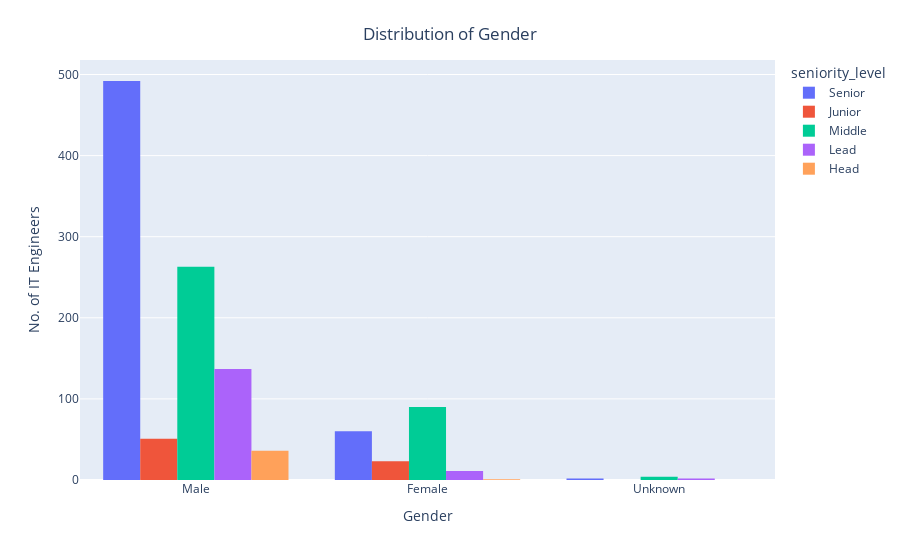

The notebook cell saved with this chart:
### Code cell
fig = px.histogram(df, x= 'gender', orientation= 'v', color= 'seniority_level', barmode= 'group')
fig.update_layout({'title': {'text': 'Distribution of Gender', 'x': 0.5, 'y': 0.95}, 'xaxis': {'title': {'text': 'Gender'}}, 'yaxis': {'title': {'text': 'No. of IT Engineers'}}})
fig.show()

### Figure 1 — Plotly figure (JSON) as saved in the notebook; plotly's stock layout.template omitted (floating-point values rounded to 4 significant figures; data arrays with more than 128 entries replaced by an {"elided": "..."} marker saying what was removed)
{"data": [{"alignmentgroup": "True", "bingroup": "x", "hovertemplate": "seniority_level=Senior<br>gender=%{x}<br>count=%{y}<extra></extra>", "legendgroup": "Senior", "marker": {"color": "#636efa", "pattern": {"shape": ""}}, "name": "Senior", "offsetgroup": "Senior", "orientation": "v", "showlegend": true, "type": "histogram", "x": {"elided": "554 str values"}, "xaxis": "x", "yaxis": "y"}, {"alignmentgroup": "True", "bingroup": "x", "hovertemplate": "seniority_level=Junior<br>gender=%{x}<br>count=%{y}<extra></extra>", "legendgroup": "Junior", "marker": {"color": "#EF553B", "pattern": {"shape": ""}}, "name": "Junior", "offsetgroup": "Junior", "orientation": "v", "showlegend": true, "type": "histogram", "x": ["Male", "Female", "Female", "Male", "Male", "Male", "Male", "Male", "Male", "Male", "Female", "Male", "Female", "Female", "Male", "Male", "Male", "Male", "Male", "Female", "Male", "Female", "Female", "Male", "Male", "Male", "Male", "Male", "Male", "Female", "Male", "Male", "Female", "Male", "Female", "Male", "Male", "Female", "Female", "Female", "Female", "Male", "Female", "Male", "Female", "Female", "Male", "Male", "Male", "Male", "Male", "Male", "Male", "Male", "Male", "Male", "Male", "Male", "Female", "Male", "Male", "Male", "Female", "Female", "Male", "Male", "Male", "Male", "Male", "Male", "Male", "Female", "Male", "Female"], "xaxis": "x", "yaxis": "y"}, {"alignmentgroup": "True", "bingroup": "x", "hovertemplate": "seniority_level=Middle<br>gender=%{x}<br>count=%{y}<extra></extra>", "legendgroup": "Middle", "marker": {"color": "#00cc96", "pattern": {"shape": ""}}, "name": "Middle", "offsetgroup": "Middle", "orientation": "v", "showlegend": true, "type": "histogram", "x": {"elided": "357 str values"}, "xaxis": "x", "yaxis": "y"}, {"alignmentgroup": "True", "bingroup": "x", "hovertemplate": "seniority_level=Lead<br>gender=%{x}<br>count=%{y}<extra></extra>", "legendgroup": "Lead", "marker": {"color": "#ab63fa", "pattern": {"shape": ""}}, "name": "Lead", "offsetgroup": "Lead", "orientation": "v", "showlegend": true, "type": "histogram", "x": {"elided": "150 str values"}, "xaxis": "x", "yaxis": "y"}, {"alignmentgroup": "True", "bingroup": "x", "hovertemplate": "seniority_level=Head<br>gender=%{x}<br>count=%{y}<extra></extra>", "legendgroup": "Head", "marker": {"color": "#FFA15A", "pattern": {"shape": ""}}, "name": "Head", "offsetgroup": "Head", "orientation": "v", "showlegend": true, "type": "histogram", "x": ["Male", "Male", "Male", "Male", "Male", "Male", "Male", "Male", "Male", "Male", "Male", "Male", "Male", "Male", "Male", "Male", "Male", "Male", "Male", "Male", "Male", "Male", "Male", "Male", "Male", "Male", "Male", "Male", "Male", "Male", "Male", "Male", "Male", "Female", "Male", "Male", "Male"], "xaxis": "x", "yaxis": "y"}], "layout": {"barmode": "group", "legend": {"title": {"text": "seniority_level"}, "tracegroupgap": 0}, "margin": {"t": 60}, "title": {"text": "Distribution of Gender", "x": 0.5, "y": 0.95}, "xaxis": {"anchor": "y", "domain": [0, 1], "title": {"text": "Gender"}}, "yaxis": {"anchor": "x", "domain": [0, 1], "title": {"text": "No. of IT Engineers"}}}}
